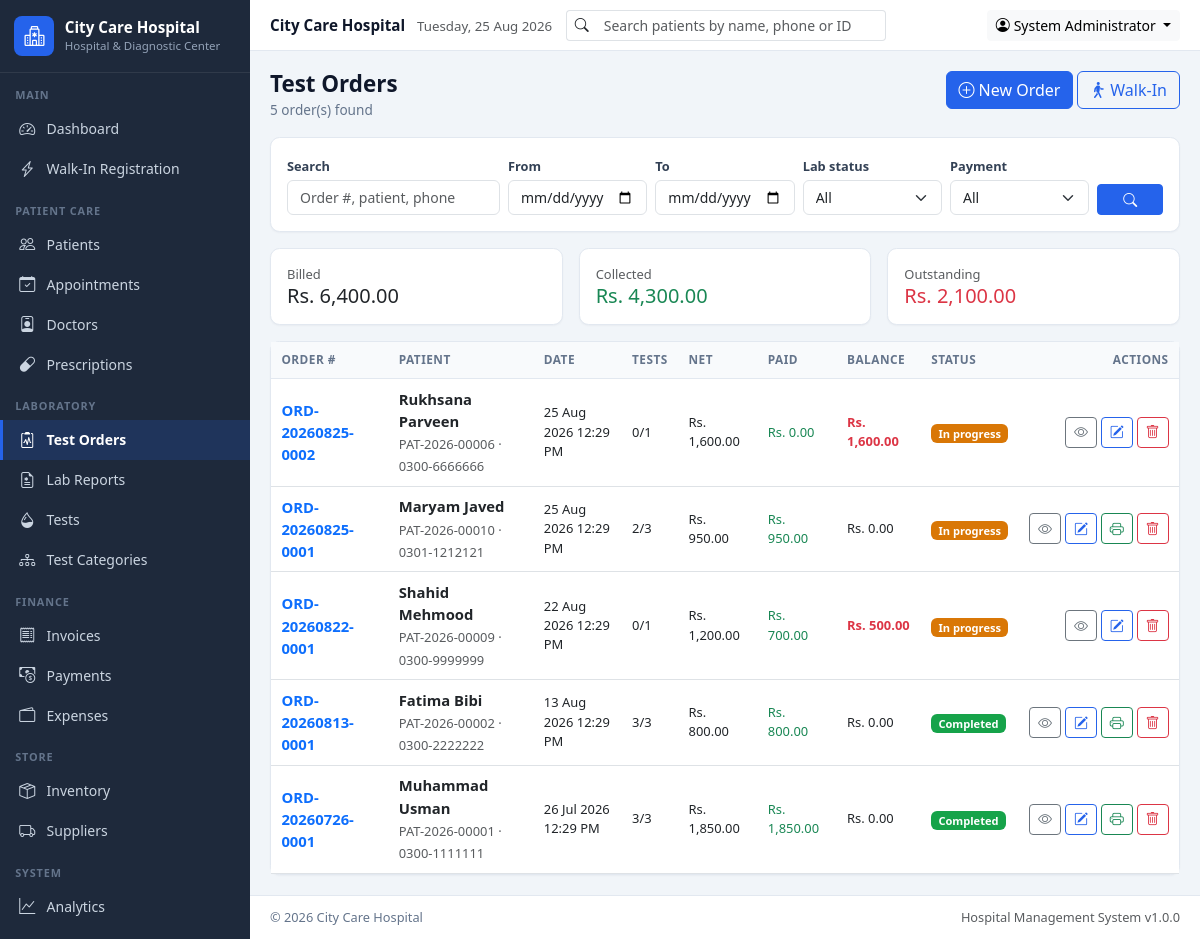
The page /modules/orders/index.php (signed in) on the database its author committed.
### tables this page shows
CREATE TABLE IF NOT EXISTS test_orders (
  id INT AUTO_INCREMENT PRIMARY KEY,
  order_number VARCHAR(20) UNIQUE NOT NULL,
  patient_id INT NOT NULL,
  visit_id INT,
  order_date DATETIME NOT NULL,
  referring_doctor VARCHAR(100),
  total_amount DECIMAL(10,2) DEFAULT 0,
  discount DECIMAL(10,2) DEFAULT 0,
  net_amount DECIMAL(10,2) DEFAULT 0,
  paid_amount DECIMAL(10,2) DEFAULT 0,
  remaining_amount DECIMAL(10,2) DEFAULT 0,
  payment_method ENUM('Cash','Card','Bank Transfer','Other') DEFAULT 'Cash',
  notes TEXT,
  created_at TIMESTAMP DEFAULT CURRENT_TIMESTAMP,
  INDEX idx_orders_date (order_date),
  FOREIGN KEY (patient_id) REFERENCES patients(id) ON DELETE CASCADE,
  FOREIGN KEY (visit_id) REFERENCES visits(id) ON DELETE SET NULL
);

CREATE TABLE IF NOT EXISTS patients (
  id INT AUTO_INCREMENT PRIMARY KEY,
  patient_id VARCHAR(20) UNIQUE NOT NULL,
  full_name VARCHAR(100) NOT NULL,
  father_husband_name VARCHAR(100),
  gender ENUM('Male','Female','Other') NOT NULL,
  date_of_birth DATE,
  age INT,
  cnic VARCHAR(20),
  phone VARCHAR(20),
  whatsapp VARCHAR(20),
  email VARCHAR(100),
  address TEXT,
  emergency_contact VARCHAR(100),
  blood_group VARCHAR(5),
  referring_doctor VARCHAR(100),
  medical_notes TEXT,
  registration_date DATE NOT NULL,
  created_at TIMESTAMP DEFAULT CURRENT_TIMESTAMP,
  updated_at TIMESTAMP DEFAULT CURRENT_TIMESTAMP ON UPDATE CURRENT_TIMESTAMP,
  INDEX idx_patients_name (full_name),
  INDEX idx_patients_phone (phone)
);

### includes/functions.php (called while the page is built, shortened)
<?php
function sanitize($input)
{
    return htmlspecialchars((string)($input ?? ''), ENT_QUOTES, 'UTF-8');
}
function get($key, $default = '')
{
    return isset($_GET[$key]) ? (is_array($_GET[$key]) ? $_GET[$key] : trim((string)$_GET[$key])) : $default;
}
function getSetting($key, $default = '')
{
    global $pdo;
    static $cache = null;
    if ($cache === null) {
        $cache = [];
        try {
            foreach ($pdo->query('SELECT setting_key, setting_value FROM settings') as $row) {
                $cache[$row['setting_key']] = $row['setting_value'];
            }
        } catch (Exception $e) {
            $cache = [];
        }
    }
    if (array_key_exists($key, $cache) && $cache[$key] !== null && $cache[$key] !== '') {
        return $cache[$key];
    }
    return $default;
}
function currencySymbol()
{
    return getSetting('currency_symbol', 'Rs.');
}
function formatCurrency($amount)
{
    return currencySymbol() . ' ' . number_format((float)$amount, 2);
}
function formatDateTime($date)
{
    $ts = strtotime($date);
    return $ts ? date(getSetting('date_format', 'd M Y') . ' ' . getSetting('time_format', 'h:i A'), $ts) : '-';
}
function currentPage()
{
    $page = (int)($_GET['page'] ?? 1);
    return $page > 0 ? $page : 1;
}
function fetchOne($sql, array $params = [])
{
    global $pdo;
    $stmt = $pdo->prepare($sql);
    $stmt->execute($params);
    $row = $stmt->fetch();
    return $row ?: null;
}
function fetchAll($sql, array $params = [])
{
    global $pdo;
    $stmt = $pdo->prepare($sql);
    $stmt->execute($params);
    return $stmt->fetchAll();
}

### modules/orders/index.php (the view, shortened to what this page needs)
<?php
$search  = get('q');
$from    = get('from');
$to      = get('to');
$page    = currentPage();
$offset  = ($page - 1) * PER_PAGE;
$where = [];
$params = [];
$whereSql = $where ? 'WHERE ' . implode(' AND ', $where) : '';
$orders = fetchAll("SELECT o.*, p.full_name, p.patient_id AS patient_code, p.phone, p.gender,
        (SELECT COUNT(*) FROM test_order_items i WHERE i.order_id = o.id) AS item_count,
        (SELECT COUNT(*) FROM test_order_items i WHERE i.order_id = o.id AND i.status IN ('Completed','Delivered')) AS done_count,
        (SELECT r.id FROM reports r WHERE r.order_id = o.id ORDER BY r.id DESC LIMIT 1) AS report_id
    FROM test_orders o JOIN patients p ON p.id = o.patient_id
    $whereSql ORDER BY o.order_date DESC, o.id DESC LIMIT " . (int)PER_PAGE . ' OFFSET ' . (int)$offset, $params);
$sumStats = fetchOne("SELECT COALESCE(SUM(o.net_amount),0) AS net, COALESCE(SUM(o.paid_amount),0) AS paid,
        COALESCE(SUM(o.remaining_amount),0) AS due
    FROM test_orders o JOIN patients p ON p.id = o.patient_id $whereSql", $params);
$pageActions = '<a href="' . BASE_URL . '/modules/orders/add.php" class="btn btn-primary"><i class="bi bi-plus-circle me-1"></i>New Order</a> '
    . '<a href="' . BASE_URL . '/modules/walkin/index.php" class="btn btn-outline-primary"><i class="bi bi-person-walking me-1"></i>Walk-In</a>';
require_once INC_PATH . '/header.php';
?>
<div class="card mb-3">
    <div class="card-body">
        <form class="row g-2 align-items-end" method="get">
            <div class="col-md-3">
                <label class="form-label">Search</label>
                <input type="search" name="q" class="form-control" value="<?= sanitize($search) ?>" placeholder="Order #, patient, phone">
            </div>
            <div class="col-md-2">
                <label class="form-label">From</label>
                <input type="date" name="from" class="form-control" value="<?= sanitize($from) ?>">
            </div>
            <div class="col-md-2">
                <label class="form-label">To</label>
                <input type="date" name="to" class="form-control" value="<?= sanitize($to) ?>">
            </div>
            <div class="col-md-2">
                <label class="form-label">Lab status</label>
                <select name="status" class="form-select">
                    <option value="">All</option>
                </select>
            </div>
            <div class="col-md-2">
                <label class="form-label">Payment</label>
                <select name="payment" class="form-select">
                    <option value="">All</option>
                </select>
            </div>
            <div class="col-md-1 d-grid">
                <button class="btn btn-primary btn-sm"><i class="bi bi-search"></i></button>
            </div>
        </form>
    </div>
</div>
<div class="row g-3 mb-3">
    <div class="col-md-4"><div class="card"><div class="card-body py-3">
        <div class="text-muted small">Billed</div><div class="h5 mb-0"><?= formatCurrency($sumStats['net'] ?? 0) ?></div>
    </div></div></div>
    <div class="col-md-4"><div class="card"><div class="card-body py-3">
        <div class="text-muted small">Collected</div><div class="h5 mb-0 text-success"><?= formatCurrency($sumStats['paid'] ?? 0) ?></div>
    </div></div></div>
    <div class="col-md-4"><div class="card"><div class="card-body py-3">
        <div class="text-muted small">Outstanding</div><div class="h5 mb-0 text-danger"><?= formatCurrency($sumStats['due'] ?? 0) ?></div>
    </div></div></div>
</div>
<div class="card">
    <div class="table-responsive">
        <table class="table table-hover align-middle mb-0">
            <thead><tr><th>Order #</th><th>Patient</th><th>Date</th><th>Tests</th><th>Net</th><th>Paid</th><th>Balance</th><th>Status</th><th class="text-end">Actions</th></tr></thead>
            <tbody>
            <?php foreach ($orders as $o):
                $done = (int)$o['done_count'] === (int)$o['item_count'] && (int)$o['item_count'] > 0; ?>
                <tr>
                    <td><a href="view.php?id=<?= (int)$o['id'] ?>" class="fw-semibold text-decoration-none"><?= sanitize($o['order_number']) ?></a></td>
                    <td>
                        <div class="fw-semibold"><?= sanitize($o['full_name']) ?></div>
                        <small class="text-muted"><?= sanitize($o['patient_code']) ?><?= $o['phone'] ? ' · ' . sanitize($o['phone']) : '' ?></small>
                    </td>
                    <td class="small"><?= formatDateTime($o['order_date']) ?></td>
                    <td class="small"><?= (int)$o['done_count'] ?>/<?= (int)$o['item_count'] ?></td>
                    <td class="small"><?= formatCurrency($o['net_amount']) ?></td>
                    <td class="small text-success"><?= formatCurrency($o['paid_amount']) ?></td>
                    <td class="small <?= $o['remaining_amount'] > 0 ? 'text-danger fw-semibold' : '' ?>"><?= formatCurrency($o['remaining_amount']) ?></td>
                    <td><?= $done ? '<span class="badge bg-success">Completed</span>' : '<span class="badge bg-warning text-dark">In progress</span>' ?></td>
                    <td class="text-end text-nowrap">
                        <a href="view.php?id=<?= (int)$o['id'] ?>" class="btn btn-sm btn-outline-secondary" title="View"><i class="bi bi-eye"></i></a>
                        <a href="results.php?id=<?= (int)$o['id'] ?>" class="btn btn-sm btn-outline-primary" title="Enter results"><i class="bi bi-pencil-square"></i></a>
                        <?php if ($o['report_id']): ?>
                            <a href="<?= BASE_URL ?>/modules/reports/print.php?id=<?= (int)$o['report_id'] ?>" target="_blank" class="btn btn-sm btn-outline-success" title="Print report"><i class="bi bi-printer"></i></a>
                        <?php endif; ?>
                        <form method="post" class="d-inline">
                            <button class="btn btn-sm btn-outline-danger" title="Delete"
                                    data-confirm="Delete order <?= sanitize($o['order_number']) ?> and all its results?"><i class="bi bi-trash"></i></button>
                        </form>
                    </td>
                </tr>
            <?php endforeach; ?>
            </tbody>
        </table>
    </div>
</div>
<?php require_once INC_PATH . '/footer.php'; ?>

### assets/css/custom.css (style rules this page uses)
:root { --hms-primary: #2563EB; --hms-success: #16A34A; --hms-warning: #D97706; --hms-danger: #DC2626; --hms-sidebar: #1E293B; --hms-sidebar-hover: #334155; --hms-body: #F1F5F9; --hms-border: #E2E8F0; --hms-muted: #64748B; --hms-sidebar-width: 250px; }
body { background: var(--hms-body); font-family: "Segoe UI", Roboto, "Helvetica Neue", Arial, sans-serif; font-size: 0.925rem; color: #0F172A; }
a { text-decoration: none; }
.btn-primary, .bg-primary { background-color: var(--hms-primary) !important; border-color: var(--hms-primary) !important; }
.btn-outline-primary { color: var(--hms-primary); border-color: var(--hms-primary); }
.btn-success, .bg-success { background-color: var(--hms-success) !important; border-color: var(--hms-success) !important; }
.btn-warning, .bg-warning { background-color: var(--hms-warning) !important; border-color: var(--hms-warning) !important; color: #fff !important; }
.badge.bg-warning { color: #fff !important; }
.card { border: 1px solid var(--hms-border); border-radius: .6rem; box-shadow: 0 1px 2px rgba(15,23,42,.04); }
.table > :not(caption) > * > * { padding: .55rem .65rem; }
.table thead th { font-size: .74rem; text-transform: uppercase; letter-spacing: .04em; color: var(--hms-muted); background: #F8FAFC; border-bottom: 1px solid var(--hms-border); font-weight: 700; }
.form-label { font-size: .8rem; font-weight: 600; color: #334155; margin-bottom: .25rem; }
.form-control, .form-select { font-size: .875rem; }

### rows shown on the page
test_orders: order_number "ORD-20260825-0002", patient.full_name "Rukhsana Parveen", patient.patient_id "PAT-2026-00006", patient.phone "0300-6666666", order_date "25 Aug 2026 12:29 PM", done_count "0", item_count "1", net_amount "Rs. 1,600.00", paid_amount "Rs. 0.00", remaining_amount "Rs. 1,600.00", shows "In progress"
test_orders: order_number "ORD-20260825-0001", patient.full_name "Maryam Javed", patient.patient_id "PAT-2026-00010", patient.phone "0301-1212121", order_date "25 Aug 2026 12:29 PM", done_count "2", item_count "3", net_amount "Rs. 950.00", paid_amount "Rs. 950.00", remaining_amount "Rs. 0.00", shows "In progress"
test_orders: order_number "ORD-20260822-0001", patient.full_name "Shahid Mehmood", patient.patient_id "PAT-2026-00009", patient.phone "0300-9999999", order_date "22 Aug 2026 12:29 PM", done_count "0", item_count "1", net_amount "Rs. 1,200.00", paid_amount "Rs. 700.00", remaining_amount "Rs. 500.00", shows "In progress"
test_orders: order_number "ORD-20260813-0001", patient.full_name "Fatima Bibi", patient.patient_id "PAT-2026-00002", patient.phone "0300-2222222", order_date "13 Aug 2026 12:29 PM", done_count "3", item_count "3", net_amount "Rs. 800.00", paid_amount "Rs. 800.00", remaining_amount "Rs. 0.00", shows "Completed"
test_orders: order_number "ORD-20260726-0001", patient.full_name "Muhammad Usman", patient.patient_id "PAT-2026-00001", patient.phone "0300-1111111", order_date "26 Jul 2026 12:29 PM", done_count "3", item_count "3", net_amount "Rs. 1,850.00", paid_amount "Rs. 1,850.00", remaining_amount "Rs. 0.00", shows "Completed"

### other values the page prints
getSetting('hospital_name', 'City Care Hospital') "City Care Hospital"
getSetting('hospital_tagline', 'Hospital &amp; Diagnostic Center') "Hospital & Diagnostic Center"
$group['label'] "MAIN"
$item['text'] "Dashboard"
$item['text'] "Walk-In Registration"
$group['label'] "PATIENT CARE"
$item['text'] "Patients"
$item['text'] "Appointments"
$item['text'] "Doctors"
$item['text'] "Prescriptions"
$group['label'] "LABORATORY"
$item['text'] "Test Orders"
$item['text'] "Lab Reports"
$item['text'] "Tests"
$item['text'] "Test Categories"
